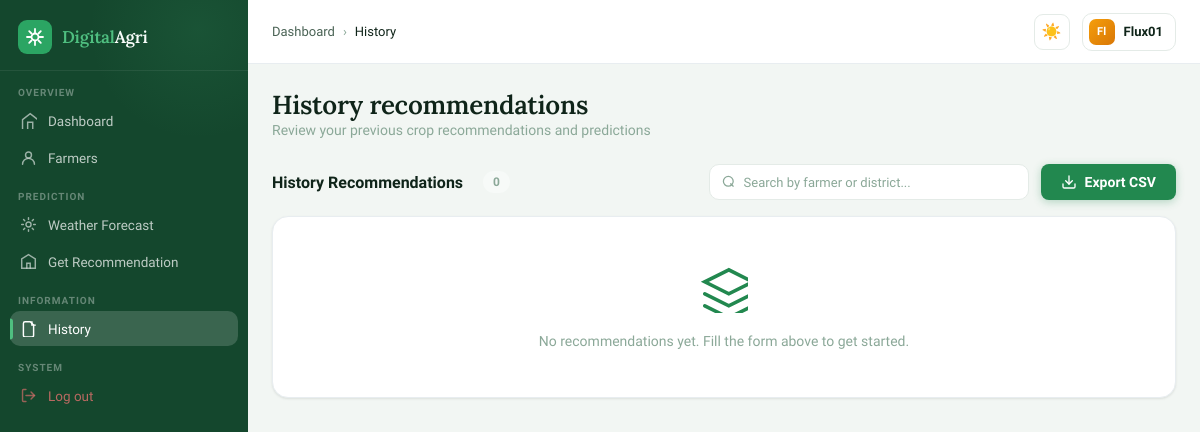
Page /history (signed in) on the earlier database version.
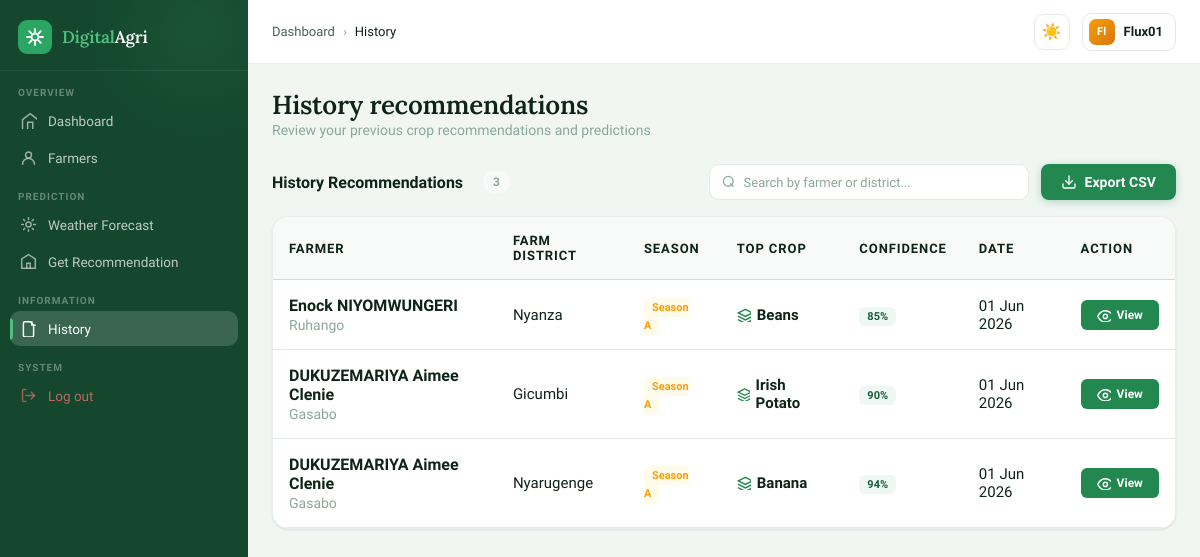
Same page on the later database version.
### models.py (models this page shows, shortened)
class Cooperative(UserMixin, db.Model):
    __tablename__ = 'cooperative'
    id = db.Column(db.Integer, primary_key=True)
    name = db.Column(db.String(150), nullable=False)
    email = db.Column(db.String(150), unique=True, nullable=False)
    password = db.Column(db.String(255), nullable=False)
    phone_number = db.Column(db.String(20))
    district = db.Column(db.String(100))
    status = db.Column(db.Enum(CooperativeStatus), default=CooperativeStatus.Active)  # Added status
    created_at = db.Column(db.DateTime, default=datetime.utcnow)
    farmers = db.relationship('Farmer', backref='cooperative', lazy=True, cascade='all, delete-orphan')

class Recommendation(db.Model):
    __tablename__ = 'recommendation'
    id = db.Column(db.Integer, primary_key=True)
    farmer_id = db.Column(db.Integer, db.ForeignKey('farmer.id'), nullable=False)
    soil_ph = db.Column(db.Numeric(4, 2))
    nitrogen = db.Column(db.Numeric(6, 2))
    phosphorus = db.Column(db.Numeric(6, 2))
    potassium = db.Column(db.Numeric(6, 2))
    rainfall = db.Column(db.Numeric(7, 2))
    temperature = db.Column(db.Numeric(5, 2))
    humidity = db.Column(db.Numeric(5, 2))
    altitude = db.Column(db.Numeric(7, 2))
    farm_district = db.Column(db.String(100))
    farmer_district = db.Column(db.String(100))
    season = db.Column(db.Enum(Season))
    created_at = db.Column(db.DateTime, default=datetime.utcnow)
    predictions = db.relationship('Prediction', backref='recommendation', lazy=True,
                                  order_by='Prediction.confidence_score.desc()',
                                  cascade='all, delete-orphan')

class Farmer(UserMixin, db.Model):
    __tablename__ = 'farmer'
    id = db.Column(db.Integer, primary_key=True)
    name = db.Column(db.String(100), nullable=False)
    email = db.Column(db.String(150), unique=True, nullable=True)  # Nullable for coop-added farmers
    password = db.Column(db.String(255), nullable=True)            # Nullable for coop-added farmers
    farmer_district = db.Column(db.String(100))
    phone_number = db.Column(db.String(20))
    farm_size_hectares = db.Column(db.Numeric(6, 2))
    gender = db.Column(db.Enum(Gender))
    cooperative_id = db.Column(db.Integer, db.ForeignKey('cooperative.id'), nullable=True)
    created_at = db.Column(db.DateTime, default=datetime.utcnow)
    recommendations = db.relationship('Recommendation', backref='farmer', lazy=True, cascade='all, delete-orphan')

class Prediction(db.Model):
    __tablename__ = 'prediction'
    id = db.Column(db.Integer, primary_key=True)
    recommendation_id = db.Column(db.Integer, db.ForeignKey('recommendation.id'), nullable=False)
    crop_name = db.Column(db.String(100))
    confidence_score = db.Column(db.Numeric(5, 2))
    model_version = db.Column(db.String(50), default='1.0')
    is_accepted = db.Column(db.Boolean, default=False)
    predicted_at = db.Column(db.DateTime, default=datetime.utcnow)

### app.py (the view)
@app.route('/history')
@login_required
def history():
    cooperative_name = current_user.name if isinstance(current_user, Cooperative) else None
    farmer_name = current_user.name if isinstance(current_user, Farmer) else None
    template_folder = 'Farmer' if isinstance(current_user, Farmer) else 'cooperative'
    if isinstance(current_user, Cooperative):
        recommendations = Recommendation.query.join(Farmer).filter(Farmer.cooperative_id == current_user.id).order_by(Recommendation.created_at.desc()).limit(200).all()
    else:
        recommendations = Recommendation.query.filter_by(farmer_id=current_user.id).order_by(Recommendation.created_at.desc()).limit(200).all()
    return render_template(f'{template_folder}/history.html',
                         cooperative_name=cooperative_name,
                         farmer_name=farmer_name,
                         recommendations=recommendations)

### app.py (called while the page is built)
@app.context_processor
def inject_emojis():
    return dict(crop_emojis=CROP_EMOJIS)

@app.context_processor
def inject_enums():
    from models import CooperativeStatus
    return dict(CooperativeStatus=CooperativeStatus)

### models.py (called while the page is built)
@login_manager.user_loader
def load_user(user_id):
    if user_id.startswith('admin-'):
        return Admin.query.get(int(user_id.split('-')[1]))
    elif user_id.startswith('coop-'):
        return Cooperative.query.get(int(user_id.split('-')[1]))
    elif user_id.startswith('farmer-'):
        return Farmer.query.get(int(user_id.split('-')[1]))
    return None

### templates/cooperative/history.html (shortened to what this page needs)
<!DOCTYPE html>
<html lang="en" data-theme="light">
<head>
<link rel="stylesheet" href="https://cdn.jsdelivr.net/npm/lucide-static@0.321.0/font/lucide.min.css"/>
</head>
<body>
<div class="app">
{% include 'cooperative/components/sidebar.html' %}
<div class="main">
  <header class="topbar">
    <div class="breadcrumb">
      <a href="{{ url_for('dashboard') }}">Dashboard</a>
      <span class="sep">›</span>
      <span class="current">History</span>
    </div>
    <div class="topbar-actions">
      <button class="theme-toggle" onclick="toggleTheme()" id="themeBtn">☀️</button>
      <div class="user-btn">
        <div class="avatar">{{ cooperative_name[:2] if cooperative_name else 'CO' }}</div>
        {{ cooperative_name if cooperative_name else 'Cooperative' }}
      </div>
    </div>
  </header>
  <div class="content">
    <div class="page-header">
            <div>
            <div class="page-title">History recommendations</div>
            <div class="page-sub">
            Review your previous crop recommendations and predictions
            </div>
    </div>
      </div>
    <div class="table-section">
      <div class="table-header">
        <div style="display: flex; align-items: center; gap: 12px;">
          <span class="table-title">History Recommendations</span>
          <span class="count-badge">{{ recommendations|length if recommendations else 0 }}</span>
        </div>
        <div style="display: flex; align-items: center; gap: 12px; flex: 1; justify-content: flex-end;">
          <div class="table-search" style="max-width: 320px; flex: 1;">
            <svg class="search-icon" width="14" height="14" viewBox="0 0 20 20" fill="none" stroke="currentColor" stroke-width="1.8" stroke-linecap="round"><circle cx="9" cy="9" r="7"/><line x1="16" y1="16" x2="12.5" y2="12.5"/></svg>
            <input type="text" id="tableSearch" placeholder="Search by farmer or district..." onkeyup="filterTable()">
          </div>
          <button class="btn-export" onclick="exportHistory()">
            <svg width="16" height="16" viewBox="0 0 24 24" fill="none" stroke="currentColor" stroke-width="2" stroke-linecap="round"><path d="M21 15v4a2 2 0 0 1-2 2H5a2 2 0 0 1-2-2v-4"/><polyline points="7 10 12 15 17 10"/><line x1="12" y1="15" x2="12" y2="3"/></svg>
            Export CSV
          </button>
        </div>
      </div>
      <div class="recommendations-table">
        {% if recommendations and recommendations|length > 0 %}
          <table class="rec-table">
            <thead>
              <tr>
                <th>Farmer</th>
                <th>Farm District</th>
                <th>Season</th>
                <th>Top Crop</th>
                <th>Confidence</th>
                <th>Date</th>
                <th>Action</th>
              </tr>
            </thead>
            <tbody id="recommendationsBody">
              {% for rec in recommendations %}
                <tr style="animation-delay: {{ loop.index * 60 }}ms;">
                  <td>
                    <div class="farmer-cell-name">{{ rec.farmer.name if rec.farmer else 'Unknown' }}</div>
                    <div class="farmer-cell-district">{{ rec.farmer.farmer_district if rec.farmer else '' }}</div>
                  </td>
                  <td>{{ rec.farm_district or 'Not specified' }}</td>
                  <td><span class="season-badge">{{ rec.season.value if rec.season else 'N/A' }}</span></td>
                  <td>
                    <div class="crop-cell">
                      <svg class="crop-icon" viewBox="0 0 20 20" fill="none" stroke="currentColor" stroke-width="2" stroke-linecap="round"><path d="M12 2L2 7l10 5 10-5-10-5z"/><path d="M2 17l10 5 10-5"/><path d="M2 12l10 5 10-5"/></svg>
                      {{ rec.predictions[0].crop_name if rec.predictions else 'N/A' }}
                    </div>
                  </td>
                  <td><span class="confidence-badge">{{ rec.predictions[0].confidence_score|int if rec.predictions else 0 }}%</span></td>
                  <td>{{ rec.created_at.strftime('%d %b %Y') if rec.created_at else 'Unknown' }}</td>
                  <td>
                    <a href="{{ url_for('recommendation_results', res_id=rec.id) }}" class="btn-view">
                      <svg class="btn-view-icon" viewBox="0 0 20 20" fill="none" stroke="currentColor" stroke-width="2" stroke-linecap="round"><path d="M1 12s4-8 11-8 11 8 11 8-4 8-11 8-11-8-11-8z"/><circle cx="12" cy="12" r="3"/></svg>
                      View
                    </a>
                  </td>
                </tr>
              {% endfor %}
            </tbody>
          </table>
        {% else %}
          <div class="empty-state">
            <svg class="empty-state-icon" viewBox="0 0 20 20" fill="none" stroke="currentColor" stroke-width="1.5" stroke-linecap="round"><path d="M12 2L2 7l10 5 10-5-10-5z"/><path d="M2 17l10 5 10-5"/><path d="M2 12l10 5 10-5"/></svg>
            <div class="empty-state-text">No recommendations yet. Fill the form above to get started.</div>
          </div>
        {% endif %}
      </div>
    </div>
  </div>
</div>
</body>
</html>

### templates/cooperative/components/sidebar.html (shortened to what this page needs)
<aside class="sidebar">
  <a href="{{ url_for('dashboard') }}">
  <div class="sidebar-logo">
    <div class="logo-mark">
    </div>
    </a>
      <div class="logo-name"><span>Digital</span>Agri</div>
  </div>
  <div class="sidebar-nav">
    <div class="section-label" style="padding-top:10px">Overview</div>
    <a class="nav-item {% if request.endpoint == 'dashboard' %}active{% endif %}" onclick="showView('overview',this)" href="{{ url_for('dashboard') }}">
      <svg class="nav-icon" viewBox="0 0 20 20" fill="none" stroke="currentColor" stroke-width="1.7" stroke-linecap="round"><path d="M3 9l9-7 9 7v11a2 2 0 01-2 2H5a2 2 0 01-2-2z"/><polyline points="9,22 9,12 15,12 15,22"/></svg>
      Dashboard
    </a>
    <a class="nav-item {% if request.endpoint == 'dashboard_farmers' %}active{% endif %}" href="{{ url_for('dashboard_farmers') }}">
      <svg class="nav-icon" viewBox="0 0 20 20" fill="none" stroke="currentColor" stroke-width="1.7" stroke-linecap="round"><circle cx="10" cy="7" r="3.5"/><path d="M3 18c0-3.9 3.1-7 7-7s7 3.1 7 7"/></svg>
      Farmers
    </a>
    <div class="section-label">Prediction</div>
    <a class="nav-item {% if request.endpoint == 'weather_forecast' %}active{% endif %}" href="{{ url_for('weather_forecast') }}">
      <svg class="nav-icon" viewBox="0 0 20 20" fill="none" stroke="currentColor" stroke-width="1.7" stroke-linecap="round"><circle cx="10" cy="10" r="3"/><path d="M10 2v2M10 16v2M2 10h2M16 10h2M4.2 4.2l1.4 1.4M14.4 14.4l1.4 1.4M4.2 15.8l1.4-1.4M14.4 5.6l1.4-1.4"/></svg>
          Weather Forecast
    </a>
    <a class="nav-item {% if request.endpoint == 'get_recommendation' %}active{% endif %}" href="{{ url_for('get_recommendation') }}">
      <svg class="nav-icon" viewBox="0 0 20 20" fill="none" stroke="currentColor" stroke-width="1.7" stroke-linecap="round"><path d="M10 2L2 7v11h16V7L10 2z"/><path d="M8 18v-6h4v6"/></svg>
      Get Recommendation
    </a>
    <div class="section-label">Information</div>
    <a class="nav-item {% if request.endpoint == 'history' %}active{% endif %}" href="{{ url_for('history') }}">
      <svg class="nav-icon" viewBox="0 0 20 20" fill="none" stroke="currentColor" stroke-width="1.7" stroke-linecap="round"><path d="M12 2H6a2 2 0 00-2 2v14a2 2 0 002 2h8a2 2 0 002-2V6l-4-4z"/><polyline points="14,2 14,6 18,6"/></svg>
          History
    </a>
    <div class="section-label">System</div>
    <a class="nav-item logout" href="#" onclick="document.getElementById('logoutForm').click(); return false;">
      <svg class="nav-icon" viewBox="0 0 20 20" fill="none" stroke="currentColor" stroke-width="1.7" stroke-linecap="round"><path d="M7 3H4a1 1 0 00-1 1v12a1 1 0 001 1h3"/><polyline points="13,14 17,10 13,6"/><line x1="17" y1="10" x2="7" y2="10"/></svg>
      Log out
    </a>
  </div>

Differences in the rows shown:
added Recommendation: farmer "Enock NIYOMWUNGERI", farmer "Ruhango", farm_district "Nyanza", season "Season A", crop_name "Beans", confidence_score "85", created_at "01 Jun 2026"
added Recommendation: farmer "DUKUZEMARIYA Aimee Clenie", farmer "Gasabo", farm_district "Gicumbi", season "Season A", crop_name "Irish Potato", confidence_score "90", created_at "01 Jun 2026"
added Recommendation: farmer "DUKUZEMARIYA Aimee Clenie", farmer "Gasabo", farm_district "Nyarugenge", season "Season A", crop_name "Banana", confidence_score "94", created_at "01 Jun 2026"
Other differences:
{{ recommendations|length if recommendations else 0 }}: "0" → "3"
text no longer shown: "No recommendations yet. Fill the form above to get started."
text now shown: "FARMER FARM DISTRICT SEASON TOP CROP CONFIDENCE DATE ACTION"
